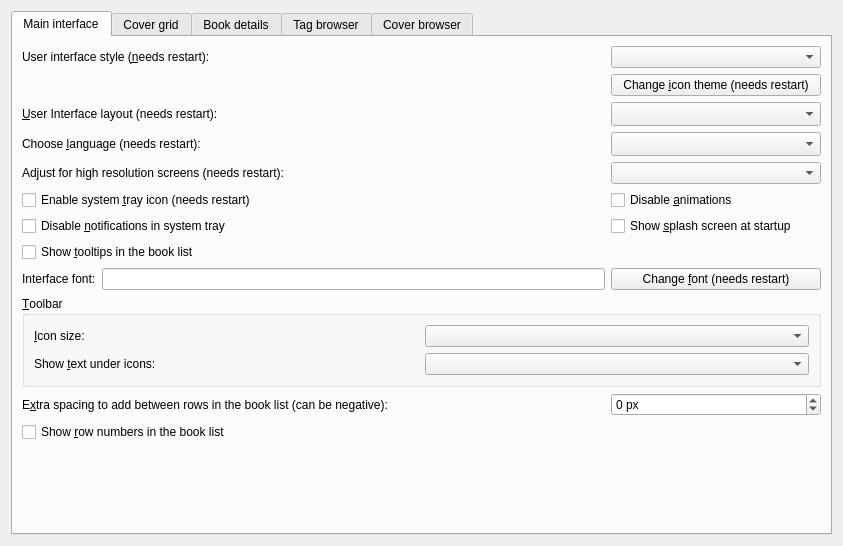
<?xml version="1.0" encoding="UTF-8"?>
<ui version="4.0">
 <class>Form</class>
 <widget class="QWidget" name="Form">
  <property name="geometry">
   <rect>
    <x>0</x>
    <y>0</y>
    <width>843</width>
    <height>546</height>
   </rect>
  </property>
  <property name="windowTitle">
   <string>Form</string>
  </property>
  <layout class="QGridLayout" name="gridLayout_2">
   <item row="0" column="0">
    <widget class="QTabWidget" name="tabWidget">
     <property name="currentIndex">
      <number>0</number>
     </property>
     <widget class="QWidget" name="tab">
      <attribute name="icon">
       <iconset resource="../../../../resources/images.qrc">
        <normaloff>:/images/lt.png</normaloff>:/images/lt.png</iconset>
      </attribute>
      <attribute name="title">
       <string>Main interface</string>
      </attribute>
      <layout class="QGridLayout" name="gridLayout_9">
       <item row="2" column="0">
        <widget class="QLabel" name="label_17">
         <property name="text">
          <string>&amp;User Interface layout (needs restart):</string>
         </property>
         <property name="buddy">
          <cstring>opt_gui_layout</cstring>
         </property>
        </widget>
       </item>
       <item row="10" column="0">
        <widget class="QLabel" name="label_4">
         <property name="text">
          <string>E&amp;xtra spacing to add between rows in the book list (can be negative):</string>
         </property>
         <property name="buddy">
          <cstring>opt_book_list_extra_row_spacing</cstring>
         </property>
        </widget>
       </item>
       <item row="10" column="1">
        <widget class="QSpinBox" name="opt_book_list_extra_row_spacing">
         <property name="suffix">
          <string> px</string>
         </property>
         <property name="minimum">
          <number>-20</number>
         </property>
        </widget>
       </item>
       <item row="9" column="0" colspan="2">
        <widget class="QGroupBox" name="groupBox_2">
         <property name="title">
          <string>&amp;Toolbar</string>
         </property>
         <layout class="QGridLayout" name="gridLayout_8">
          <item row="0" column="1">
           <widget class="QComboBox" name="opt_toolbar_icon_size"/>
          </item>
          <item row="0" column="0">
           <widget class="QLabel" name="label_5">
            <property name="text">
             <string>&amp;Icon size:</string>
            </property>
            <property name="buddy">
             <cstring>opt_toolbar_icon_size</cstring>
            </property>
           </widget>
          </item>
          <item row="1" column="1">
           <widget class="QComboBox" name="opt_toolbar_text"/>
          </item>
          <item row="1" column="0">
           <widget class="QLabel" name="label_8">
            <property name="text">
             <string>Show &amp;text under icons:</string>
            </property>
            <property name="buddy">
             <cstring>opt_toolbar_text</cstring>
            </property>
           </widget>
          </item>
         </layout>
        </widget>
       </item>
       <item row="0" column="1">
        <widget class="QComboBox" name="opt_ui_style"/>
       </item>
       <item row="8" column="1">
        <widget class="QPushButton" name="change_font_button">
         <property name="text">
          <string>Change &amp;font (needs restart)</string>
         </property>
        </widget>
       </item>
       <item row="2" column="1">
        <widget class="QComboBox" name="opt_gui_layout">
         <property name="maximumSize">
          <size>
           <width>250</width>
           <height>16777215</height>
          </size>
         </property>
         <property name="sizeAdjustPolicy">
          <enum>QComboBox::AdjustToMinimumContentsLengthWithIcon</enum>
         </property>
         <property name="minimumContentsLength">
          <number>20</number>
         </property>
        </widget>
       </item>
       <item row="7" column="0">
        <widget class="QCheckBox" name="opt_book_list_tooltips">
         <property name="text">
          <string>Show &amp;tooltips in the book list</string>
         </property>
        </widget>
       </item>
       <item row="12" column="0">
        <spacer name="verticalSpacer_3">
         <property name="orientation">
          <enum>Qt::Vertical</enum>
         </property>
         <property name="sizeHint" stdset="0">
          <size>
           <width>20</width>
           <height>40</height>
          </size>
         </property>
        </spacer>
       </item>
       <item row="5" column="0">
        <widget class="QCheckBox" name="opt_systray_icon">
         <property name="text">
          <string>Enable system &amp;tray icon (needs restart)</string>
         </property>
        </widget>
       </item>
       <item row="3" column="0">
        <widget class="QLabel" name="label_7">
         <property name="text">
          <string>Choose &amp;language (needs restart):</string>
         </property>
         <property name="buddy">
          <cstring>opt_language</cstring>
         </property>
        </widget>
       </item>
       <item row="8" column="0">
        <layout class="QHBoxLayout" name="horizontalLayout">
         <item>
          <widget class="QLabel" name="label_2">
           <property name="text">
            <string>Interface font:</string>
           </property>
           <property name="buddy">
            <cstring>font_display</cstring>
           </property>
          </widget>
         </item>
         <item>
          <widget class="QLineEdit" name="font_display">
           <property name="readOnly">
            <bool>true</bool>
           </property>
          </widget>
         </item>
        </layout>
       </item>
       <item row="1" column="0">
        <widget class="QLabel" name="icon_theme">
         <property name="text">
          <string/>
         </property>
        </widget>
       </item>
       <item row="6" column="0">
        <widget class="QCheckBox" name="opt_disable_tray_notification">
         <property name="text">
          <string>Disable &amp;notifications in system tray</string>
         </property>
        </widget>
       </item>
       <item row="3" column="1">
        <widget class="QComboBox" name="opt_language">
         <property name="sizeAdjustPolicy">
          <enum>QComboBox::AdjustToMinimumContentsLengthWithIcon</enum>
         </property>
         <property name="minimumContentsLength">
          <number>20</number>
         </property>
        </widget>
       </item>
       <item row="0" column="0">
        <widget class="QLabel" name="label_widget_style">
         <property name="text">
          <string>User interface style (&amp;needs restart):</string>
         </property>
         <property name="buddy">
          <cstring>opt_ui_style</cstring>
         </property>
        </widget>
       </item>
       <item row="5" column="1">
        <widget class="QCheckBox" name="opt_disable_animations">
         <property name="toolTip">
          <string>Disable all animations. Useful if you have a slow/old computer.</string>
         </property>
         <property name="text">
          <string>Disable &amp;animations</string>
         </property>
        </widget>
       </item>
       <item row="6" column="1">
        <widget class="QCheckBox" name="opt_show_splash_screen">
         <property name="text">
          <string>Show &amp;splash screen at startup</string>
         </property>
        </widget>
       </item>
       <item row="1" column="1">
        <widget class="QPushButton" name="icon_theme_button">
         <property name="text">
          <string>Change &amp;icon theme (needs restart)</string>
         </property>
        </widget>
       </item>
       <item row="11" column="0">
        <widget class="QCheckBox" name="opt_row_numbers_in_book_list">
         <property name="text">
          <string>Show &amp;row numbers in the book list</string>
         </property>
        </widget>
       </item>
       <item row="4" column="0">
        <widget class="QLabel" name="label_hidpi">
         <property name="text">
          <string>Adjust for high resolution screens (needs restart):</string>
         </property>
        </widget>
       </item>
       <item row="4" column="1">
        <widget class="QComboBox" name="opt_hidpi">
         <property name="toolTip">
          <string>&lt;p&gt;Whether to automatically adjust the calibre user interface for high resolution (high DPI) monitors. There are three possible values:&lt;/p&gt;

&lt;ul&gt;
&lt;li&gt;&lt;b&gt;Automatic&lt;/b&gt;: Adjust the user interface if a high resolution monitor is detected. Will respect Qt environment variables controlling high DPI behavior. So if you use the environment variable QT_AUTO_SCREEN_SCALE_FACTOR then it will be used instead of this setting.&lt;/li&gt;

&lt;li&gt;&lt;b&gt;On&lt;/b&gt;: Same as &quot;Automatic&quot;, but ignores Qt environment variables controlling high dpi behavior.&lt;/li&gt;

&lt;li&gt;&lt;b&gt;Off&lt;/b&gt;: Do not adjust the user interface, regardless of Qt environment variables.&lt;/li&gt;
&lt;/ul&gt;</string>
         </property>
        </widget>
       </item>
      </layout>
     </widget>
     <widget class="QWidget" name="cover_grid_tab">
      <attribute name="icon">
       <iconset resource="../../../../resources/images.qrc">
        <normaloff>:/images/grid.png</normaloff>:/images/grid.png</iconset>
      </attribute>
      <attribute name="title">
       <string>Cover grid</string>
      </attribute>
      <layout class="QVBoxLayout" name="verticalLayout">
       <item>
        <widget class="QTabWidget" name="tabWidget_2">
         <property name="tabPosition">
          <enum>QTabWidget::West</enum>
         </property>
         <property name="currentIndex">
          <number>0</number>
         </property>
         <widget class="QWidget" name="tab_5">
          <attribute name="title">
           <string>Layout</string>
          </attribute>
          <layout class="QFormLayout" name="formLayout_2">
           <item row="0" column="0" colspan="2">
            <widget class="QLabel" name="label_19">
             <property name="text">
              <string>Control the Cover grid view. You can enable this view by clicking the "Cover grid" button in the bottom right corner of the main calibre window.</string>
             </property>
             <property name="wordWrap">
              <bool>true</bool>
             </property>
            </widget>
           </item>
           <item row="3" column="1">
            <spacer name="verticalSpacer_6">
             <property name="orientation">
              <enum>Qt::Vertical</enum>
             </property>
             <property name="sizeType">
              <enum>QSizePolicy::Fixed</enum>
             </property>
             <property name="sizeHint" stdset="0">
              <size>
               <width>20</width>
               <height>10</height>
              </size>
             </property>
            </spacer>
           </item>
           <item row="5" column="0">
            <widget class="QLabel" name="label_14">
             <property name="text">
              <string>Field to show &amp;under the covers:</string>
             </property>
             <property name="buddy">
              <cstring>opt_field_under_covers_in_grid</cstring>
             </property>
            </widget>
           </item>
           <item row="5" column="1">
            <widget class="QComboBox" name="opt_field_under_covers_in_grid"/>
           </item>
           <item row="6" column="0">
            <widget class="QLabel" name="label_16">
             <property name="text">
              <string>&amp;Spacing between covers:</string>
             </property>
             <property name="buddy">
              <cstring>opt_cover_grid_spacing</cstring>
             </property>
            </widget>
           </item>
           <item row="6" column="1">
            <widget class="QDoubleSpinBox" name="opt_cover_grid_spacing">
             <property name="toolTip">
              <string>The spacing between covers. A value of zero means calculate automatically based on cover size.</string>
             </property>
             <property name="specialValueText">
              <string>Automatic</string>
             </property>
             <property name="suffix">
              <string> cm</string>
             </property>
             <property name="decimals">
              <number>2</number>
             </property>
             <property name="singleStep">
              <double>0.100000000000000</double>
             </property>
            </widget>
           </item>
           <item row="7" column="0" colspan="2">
            <widget class="QGroupBox" name="cg_background_box">
             <property name="title">
              <string>Background for the Cover grid</string>
             </property>
             <layout class="QGridLayout" name="gridLayout_5"/>
            </widget>
           </item>
           <item row="10" column="0" colspan="2">
            <widget class="QGroupBox" name="groupBox_4">
             <property name="title">
              <string>Cover size</string>
             </property>
             <layout class="QGridLayout" name="gridLayout_4">
              <item row="0" column="0" colspan="5">
               <widget class="QLabel" name="label_20">
                <property name="text">
                 <string>By default, calibre chooses a cover size based on your computer's screen size. You can change the cover size here:</string>
                </property>
                <property name="wordWrap">
                 <bool>true</bool>
                </property>
               </widget>
              </item>
              <item row="3" column="0" colspan="5">
               <widget class="QLabel" name="cover_grid_aspect_ratio">
                <property name="text">
                 <string/>
                </property>
               </widget>
              </item>
              <item row="1" column="0">
               <widget class="QLabel" name="label_11">
                <property name="text">
                 <string>Cover &amp;width: </string>
                </property>
                <property name="buddy">
                 <cstring>opt_cover_grid_width</cstring>
                </property>
               </widget>
              </item>
              <item row="1" column="1">
               <widget class="QDoubleSpinBox" name="opt_cover_grid_width">
                <property name="toolTip">
                 <string>The width of displayed covers.
A value of zero means calculate automatically.</string>
                </property>
                <property name="specialValueText">
                 <string>Automatic</string>
                </property>
                <property name="suffix">
                 <string> cm</string>
                </property>
                <property name="decimals">
                 <number>1</number>
                </property>
               </widget>
              </item>
              <item row="1" column="2">
               <widget class="QPushButton" name="cover_grid_larger_cover">
                <property name="toolTip">
                 <string>Make the covers larger, maintaining current aspect ratio.</string>
                </property>
                <property name="text">
                 <string>&amp;Larger covers</string>
                </property>
                <property name="icon">
                 <iconset resource="../../../../resources/images.qrc">
                  <normaloff>:/images/plus.png</normaloff>:/images/plus.png</iconset>
                </property>
               </widget>
              </item>
              <item row="2" column="0">
               <widget class="QLabel" name="label_12">
                <property name="text">
                 <string>Cover &amp;height: </string>
                </property>
                <property name="buddy">
                 <cstring>opt_cover_grid_height</cstring>
                </property>
               </widget>
              </item>
              <item row="2" column="1">
               <widget class="QDoubleSpinBox" name="opt_cover_grid_height">
                <property name="toolTip">
                 <string>The height of displayed covers.
A value of zero means calculate automatically.</string>
                </property>
                <property name="specialValueText">
                 <string>Automatic</string>
                </property>
                <property name="suffix">
                 <string> cm</string>
                </property>
                <property name="decimals">
                 <number>1</number>
                </property>
               </widget>
              </item>
              <item row="2" column="2">
               <widget class="QPushButton" name="cover_grid_smaller_cover">
                <property name="toolTip">
                 <string>Make the covers smaller, maintaining current aspect ratio.</string>
                </property>
                <property name="text">
                 <string>&amp;Smaller covers</string>
                </property>
                <property name="icon">
                 <iconset resource="../../../../resources/images.qrc">
                  <normaloff>:/images/minus.png</normaloff>:/images/minus.png</iconset>
                </property>
               </widget>
              </item>
              <item row="1" column="3" rowspan="2">
               <widget class="QPushButton" name="cover_grid_reset_size">
                <property name="toolTip">
                 <string>Reset size to automatic</string>
                </property>
                <property name="text">
                 <string>&amp;Reset size</string>
                </property>
               </widget>
              </item>
              <item row="1" column="4">
               <spacer name="horizontalSpacer_4">
                <property name="orientation">
                 <enum>Qt::Horizontal</enum>
                </property>
                <property name="sizeHint" stdset="0">
                 <size>
                  <width>40</width>
                  <height>20</height>
                 </size>
                </property>
               </spacer>
              </item>
             </layout>
            </widget>
           </item>
           <item row="11" column="1">
            <widget class="QSpinBox" name="opt_emblem_size">
             <property name="suffix">
              <string> px</string>
             </property>
             <property name="minimum">
              <number>16</number>
             </property>
             <property name="maximum">
              <number>1000</number>
             </property>
            </widget>
           </item>
           <item row="11" column="0">
            <widget class="QLabel" name="label_21">
             <property name="text">
              <string>Size of the emblems (if any) shown &amp;next to the covers: </string>
             </property>
             <property name="buddy">
              <cstring>opt_emblem_size</cstring>
             </property>
            </widget>
           </item>
           <item row="4" column="0" colspan="2">
            <widget class="QCheckBox" name="opt_cover_grid_show_title">
             <property name="text">
              <string>Show a field (such as title) &amp;under the covers</string>
             </property>
            </widget>
           </item>
           <item row="12" column="0">
            <widget class="QLabel" name="label_22">
             <property name="text">
              <string>&amp;Location of the emblems shown next to the covers:</string>
             </property>
             <property name="buddy">
              <cstring>opt_emblem_position</cstring>
             </property>
            </widget>
           </item>
           <item row="12" column="1">
            <widget class="QComboBox" name="opt_emblem_position"/>
           </item>
          </layout>
         </widget>
         <widget class="QWidget" name="emblems_tab">
          <attribute name="title">
           <string>Emblems</string>
          </attribute>
         </widget>
         <widget class="QWidget" name="tab_6">
          <attribute name="title">
           <string>Performance</string>
          </attribute>
          <layout class="QVBoxLayout" name="verticalLayout_2">
           <item>
            <widget class="QGroupBox" name="groupBox_3">
             <property name="title">
              <string>Caching of covers for improved performance</string>
             </property>
             <layout class="QGridLayout" name="gridLayout">
              <item row="2" column="2">
               <widget class="QSpinBox" name="opt_cover_grid_disk_cache_size">
                <property name="specialValueText">
                 <string>Disable</string>
                </property>
                <property name="suffix">
                 <string> MB</string>
                </property>
                <property name="minimum">
                 <number>100</number>
                </property>
                <property name="singleStep">
                 <number>100</number>
                </property>
               </widget>
              </item>
              <item row="3" column="1">
               <widget class="QPushButton" name="cover_grid_open_cache">
                <property name="text">
                 <string>Open cache directory</string>
                </property>
               </widget>
              </item>
              <item row="1" column="3">
               <spacer name="horizontalSpacer_5">
                <property name="orientation">
                 <enum>Qt::Horizontal</enum>
                </property>
                <property name="sizeHint" stdset="0">
                 <size>
                  <width>40</width>
                  <height>20</height>
                 </size>
                </property>
               </spacer>
              </item>
              <item row="0" column="0" colspan="5">
               <widget class="QLabel" name="label_13">
                <property name="text">
                 <string>There are two kinds of caches that calibre uses to improve performance when rendering covers in the grid view. A disk cache that is kept on your hard disk and stores the cover thumbnails and an in memory cache used to ensure flicker free rendering of covers. For best results, keep the memory cache small and the disk cache large, unless you have a lot of extra RAM in your computer and don't mind it being used by the memory cache.</string>
                </property>
                <property name="wordWrap">
                 <bool>true</bool>
                </property>
               </widget>
              </item>
              <item row="2" column="3" colspan="2">
               <widget class="QLabel" name="cover_grid_current_disk_cache">
                <property name="text">
                 <string/>
                </property>
               </widget>
              </item>
              <item row="3" column="2" colspan="3">
               <spacer name="horizontalSpacer_3">
                <property name="orientation">
                 <enum>Qt::Horizontal</enum>
                </property>
                <property name="sizeHint" stdset="0">
                 <size>
                  <width>310</width>
                  <height>20</height>
                 </size>
                </property>
               </spacer>
              </item>
              <item row="1" column="0" colspan="2">
               <widget class="QLabel" name="label_15">
                <property name="text">
                 <string>Number of screenfulls of covers to cache in &amp;memory (keep this small):</string>
                </property>
                <property name="buddy">
                 <cstring>opt_cover_grid_cache_size_multiple</cstring>
                </property>
               </widget>
              </item>
              <item row="2" column="0" colspan="2">
               <widget class="QLabel" name="label_18">
                <property name="text">
                 <string>Maximum amount of disk space to use for caching thumbnails: </string>
                </property>
               </widget>
              </item>
              <item row="3" column="0">
               <widget class="QPushButton" name="cover_grid_empty_cache">
                <property name="text">
                 <string>Empty disk cache</string>
                </property>
               </widget>
              </item>
              <item row="1" column="2">
               <widget class="QSpinBox" name="opt_cover_grid_cache_size_multiple">
                <property name="toolTip">
                 <string>The maximum number of screenfulls of thumbnails to keep in memory. Increasing this will make rendering faster, at the cost of more memory usage. Note that regardless of this setting, a minimum of one hundred thumbnails are always kept in memory, to ensure flicker free rendering.</string>
                </property>
                <property name="minimum">
                 <number>2</number>
                </property>
                <property name="maximum">
                 <number>100</number>
                </property>
               </widget>
              </item>
              <item row="4" column="1">
               <spacer name="verticalSpacer_2">
                <property name="orientation">
                 <enum>Qt::Vertical</enum>
                </property>
                <property name="sizeHint" stdset="0">
                 <size>
                  <width>20</width>
                  <height>40</height>
                 </size>
                </property>
               </spacer>
              </item>
             </layout>
            </widget>
           </item>
          </layout>
         </widget>
        </widget>
       </item>
      </layout>
     </widget>
     <widget class="QWidget" name="tab_4">
      <attribute name="icon">
       <iconset resource="../../../../resources/images.qrc">
        <normaloff>:/images/book.png</normaloff>:/images/book.png</iconset>
      </attribute>
      <attribute name="title">
       <string>Book details</string>
      </attribute>
      <layout class="QGridLayout" name="gridLayout_12">
       <item row="3" column="1">
        <widget class="QLabel" name="label_3">
         <property name="text">
          <string>Note that &lt;b&gt;comments&lt;/b&gt; will always be displayed at the end, regardless of the position you assign here.</string>
         </property>
         <property name="wordWrap">
          <bool>true</bool>
         </property>
        </widget>
       </item>
       <item row="3" column="0" rowspan="2">
        <widget class="QGroupBox" name="groupBox">
         <property name="title">
          <string>Select displayed metadata</string>
         </property>
         <layout class="QGridLayout" name="gridLayout_3">
          <item row="0" column="1">
           <widget class="QToolButton" name="df_up_button">
            <property name="toolTip">
             <string>Move up</string>
            </property>
            <property name="icon">
             <iconset resource="../../../../resources/images.qrc">
              <normaloff>:/images/arrow-up.png</normaloff>:/images/arrow-up.png</iconset>
            </property>
           </widget>
          </item>
          <item row="2" column="1">
           <widget class="QToolButton" name="df_down_button">
            <property name="toolTip">
             <string>Move down</string>
            </property>
            <property name="icon">
             <iconset resource="../../../../resources/images.qrc">
              <normaloff>:/images/arrow-down.png</normaloff>:/images/arrow-down.png</iconset>
            </property>
           </widget>
          </item>
          <item row="0" column="0" rowspan="3">
           <widget class="QListView" name="field_display_order">
            <property name="alternatingRowColors">
             <bool>true</bool>
            </property>
           </widget>
          </item>
          <item row="1" column="1">
           <spacer name="verticalSpacer_5">
            <property name="orientation">
             <enum>Qt::Vertical</enum>
            </property>
            <property name="sizeHint" stdset="0">
             <size>
              <width>20</width>
              <height>40</height>
             </size>
            </property>
           </spacer>
          </item>
         </layout>
        </widget>
       </item>
       <item row="1" column="0" colspan="2">
        <layout class="QHBoxLayout">
         <item>
          <widget class="QCheckBox" name="opt_bd_show_cover">
           <property name="text">
            <string>Show &amp;cover in the Book details panel</string>
           </property>
          </widget>
         </item>
         <item>
          <widget class="QCheckBox" name="opt_bd_overlay_cover_size">
           <property name="toolTip">
            <string>Show the size of the book's cover in pixels</string>
           </property>
           <property name="text">
            <string>Show cover &amp;size</string>
           </property>
          </widget>
         </item>
         <item>
          <widget class="QCheckBox" name="opt_use_roman_numerals_for_series_number">
           <property name="text">
            <string>Use &amp;Roman numerals for series</string>
           </property>
           <property name="checked">
            <bool>true</bool>
           </property>
          </widget>
         </item>
         <item>
          <spacer name="horizontalSpacer_bd1">
           <property name="orientation">
            <enum>Qt::Horizontal</enum>
           </property>
           <property name="sizeHint" stdset="0">
            <size>
             <width>20</width>
             <height>0</height>
            </size>
           </property>
          </spacer>
         </item>
        </layout>
       </item>
       <item row="0" column="0" colspan="2">
        <layout class="QHBoxLayout">
         <item>
          <widget class="QLabel" name="label">
           <property name="text">
            <string>Default author &amp;link template:</string>
           </property>
           <property name="buddy">
            <cstring>opt_default_author_link</cstring>
           </property>
          </widget>
         </item>
         <item>
          <widget class="QLineEdit" name="opt_default_author_link">
           <property name="toolTip">
            <string>&lt;p&gt;Enter a template to be used to create a link for
an author in the books information dialog. This template will
be used when no link has been provided for the author using
Manage Authors. You can use the values {author} and
{author_sort}, and any template function.</string>
           </property>
          </widget>
         </item>
         <item>
          <widget class="QPushButton" name="search_library_for_author_button">
           <property name="toolTip">
            <string>Search the calibre library for the author, instead of opening a link</string>
           </property>
           <property name="text">
            <string>Search &amp;calibre library for author</string>
           </property>
          </widget>
         </item>
        </layout>
       </item>
       <item row="2" column="0" colspan="2">
        <widget class="QPushButton" name="id_links_button">
         <property name="text">
          <string>Create rules to convert &amp;identifiers into links</string>
         </property>
        </widget>
       </item>
      </layout>
     </widget>
     <widget class="QWidget" name="tab_2">
      <attribute name="icon">
       <iconset resource="../../../../resources/images.qrc">
        <normaloff>:/images/tags.png</normaloff>:/images/tags.png</iconset>
      </attribute>
      <attribute name="title">
       <string>Tag browser</string>
      </attribute>
      <layout class="QFormLayout" name="formLayout">
       <property name="fieldGrowthPolicy">
        <enum>QFormLayout::ExpandingFieldsGrow</enum>
       </property>
       <item row="2" column="0">
        <widget class="QLabel" name="label_10">
         <property name="text">
          <string>Co&amp;llapse when more items than:</string>
         </property>
         <property name="buddy">
          <cstring>opt_tags_browser_collapse_at</cstring>
         </property>
        </widget>
       </item>
       <item row="2" column="1">
        <widget class="QSpinBox" name="opt_tags_browser_collapse_at">
         <property name="toolTip">
          <string>If a Tag browser category has more than this number of items, it is divided
up into subcategories. If the partition method is set to disable, this value is ignored.</string>
         </property>
         <property name="maximum">
          <number>10000</number>
         </property>
        </widget>
       </item>
       <item row="3" column="0">
        <widget class="QLabel" name="label_8111">
         <property name="text">
          <string>Categories &amp;not to partition:</string>
         </property>
         <property name="buddy">
          <cstring>opt_tag_browser_dont_collapse</cstring>
         </property>
        </widget>
       </item>
       <item row="3" column="1">
        <widget class="EditWithComplete" name="opt_tag_browser_dont_collapse">
         <property name="sizePolicy">
          <sizepolicy hsizetype="Expanding" vsizetype="Fixed">
           <horstretch>0</horstretch>
           <verstretch>0</verstretch>
          </sizepolicy>
         </property>
         <property name="toolTip">
          <string>A comma-separated list of categories that are not to
be partitioned even if the number of items is larger than
the value shown above. This option can be used to
avoid collapsing hierarchical categories that have only
a few top-level elements.</string>
         </property>
        </widget>
       </item>
       <item row="5" column="0">
        <widget class="QLabel" name="label_81">
         <property name="text">
          <string>Categories with &amp;hierarchical items:</string>
         </property>
         <property name="buddy">
          <cstring>opt_categories_using_hierarchy</cstring>
         </property>
        </widget>
       </item>
       <item row="5" column="1">
        <widget class="EditWithComplete" name="opt_categories_using_hierarchy">
         <property name="sizePolicy">
          <sizepolicy hsizetype="Expanding" vsizetype="Fixed">
           <horstretch>0</horstretch>
           <verstretch>0</verstretch>
          </sizepolicy>
         </property>
         <property name="toolTip">
          <string>A comma-separated list of categories in which items containing
periods are displayed in the tag browser trees. For example, if
this box contains 'tags' then tags of the form 'Mystery.English'
and 'Mystery.Thriller' will be displayed with English and Thriller
both under 'Mystery'. If 'tags' is not in this box,
then the tags will be displayed each on their own line.</string>
         </property>
        </widget>
       </item>
       <item row="8" column="0" colspan="2">
        <widget class="QCheckBox" name="opt_tag_browser_old_look">
         <property name="text">
          <string>Use &amp;alternating row colors in the Tag browser</string>
         </property>
        </widget>
       </item>
       <item row="9" column="0" colspan="2">
        <widget class="QCheckBox" name="opt_tag_browser_hide_empty_categories">
         <property name="toolTip">
          <string>When checked, calibre will automatically hide any category
 (a column, custom or standard) that has no items to show. For example, some
 categories might not have values when using virtual libraries. Checking this
 box will cause these empty categories to be hidden.</string>
         </property>
         <property name="text">
          <string>Hi&amp;de empty categories (columns) in the Tag browser</string>
         </property>
        </widget>
       </item>
       <item row="1" column="1">
        <widget class="QComboBox" name="opt_tags_browser_partition_method">
         <property name="toolTip">
          <string>Choose how Tag browser subcategories are displayed when
there are more items than the limit. Select by first
letter to see an A, B, C list. Choose partitioned to
have a list of fixed-sized groups. Set to disabled
if you never want subcategories</string>
         </property>
        </widget>
       </item>
       <item row="1" column="0">
        <widget class="QLabel" name="label_9">
         <property name="text">
          <string>&amp;Tag browser category partitioning method:</string>
         </property>
         <property name="buddy">
          <cstring>opt_tags_browser_partition_method</cstring>
         </property>
        </widget>
       </item>
       <item row="6" column="0">
        <widget class="QCheckBox" name="opt_show_avg_rating">
         <property name="text">
          <string>Show &amp;average ratings in the Tag browser</string>
         </property>
         <property name="checked">
          <bool>true</bool>
         </property>
        </widget>
       </item>
       <item row="7" column="0" colspan="2">
        <widget class="QCheckBox" name="opt_tag_browser_show_counts">
         <property name="toolTip">
          <string>Show counts for items in the Tag browser. Such as the number of books
by each author, the number of authors, etc. If you turn it off, you can still
see the counts by hovering your mouse over any item.</string>
         </property>
         <property name="text">
          <string>Show &amp;counts in the Tag browser</string>
         </property>
        </widget>
       </item>
      </layout>
     </widget>
     <widget class="QWidget" name="tab_3">
      <attribute name="icon">
       <iconset resource="../../../../resources/images.qrc">
        <normaloff>:/images/cover_flow.png</normaloff>:/images/cover_flow.png</iconset>
      </attribute>
      <attribute name="title">
       <string>Cover browser</string>
      </attribute>
      <layout class="QGridLayout" name="gridLayout_11">
       <item row="5" column="1">
        <widget class="QLineEdit" name="opt_cover_browser_title_template">
         <property name="toolTip">
          <string>The template used to generate the text below the covers. Uses the same syntax as save templates. Defaults to just the book title. Note that this setting is per-library, which means that you have to set it again for every different calibre library you use.</string>
         </property>
        </widget>
       </item>
       <item row="1" column="0">
        <widget class="QLabel" name="label_6">
         <property name="text">
          <string>&amp;Number of covers to show in browse mode (needs restart):</string>
         </property>
         <property name="buddy">
          <cstring>opt_cover_flow_queue_length</cstring>
         </property>
        </widget>
       </item>
       <item row="9" column="0" colspan="2">
        <spacer name="verticalSpacer_4">
         <property name="orientation">
          <enum>Qt::Vertical</enum>
         </property>
         <property name="sizeHint" stdset="0">
          <size>
           <width>690</width>
           <height>283</height>
          </size>
         </property>
        </spacer>
       </item>
       <item row="5" column="0">
        <widget class="QLabel" name="label_23">
         <property name="text">
          <string>&amp;Template for caption:</string>
         </property>
         <property name="buddy">
          <cstring>opt_cover_browser_title_template</cstring>
         </property>
        </widget>
       </item>
       <item row="5" column="2">
        <widget class="QPushButton" name="cover_browser_title_template_button">
         <property name="text">
          <string>Template editor</string>
         </property>
        </widget>
       </item>
       <item row="1" column="1" colspan="2">
        <widget class="QSpinBox" name="opt_cover_flow_queue_length"/>
       </item>
       <item row="7" column="0" colspan="3">
        <widget class="QCheckBox" name="opt_cb_fullscreen">
         <property name="text">
          <string>When showing the Cover browser in a separate window, show it &amp;fullscreen</string>
         </property>
        </widget>
       </item>
       <item row="0" column="0" colspan="3">
        <widget class="QCheckBox" name="opt_separate_cover_flow">
         <property name="text">
          <string>Show Cover &amp;browser in a separate window (needs restart)</string>
         </property>
        </widget>
       </item>
       <item row="3" column="0" colspan="3">
        <widget class="QCheckBox" name="opt_cb_preserve_aspect_ratio">
         <property name="toolTip">
          <string>Show covers in their original aspect ratio instead of resizing
them to all have the same width and height</string>
         </property>
         <property name="text">
          <string>Preserve &amp;aspect ratio of covers displayed in the Cover browser</string>
         </property>
        </widget>
       </item>
       <item row="2" column="0" colspan="3">
        <widget class="QCheckBox" name="opt_cover_browser_reflections">
         <property name="text">
          <string>Show &amp;reflections in the Cover browser</string>
         </property>
        </widget>
       </item>
       <item row="8" column="0" colspan="3">
        <widget class="QLabel" name="fs_help_msg">
         <property name="styleSheet">
          <string notr="true">margin-left: 1.5em</string>
         </property>
         <property name="text">
          <string>You can press the %s keys to toggle full screen mode.</string>
         </property>
         <property name="wordWrap">
          <bool>true</bool>
         </property>
        </widget>
       </item>
       <item row="6" column="0">
        <widget class="QLabel" name="label_24">
         <property name="text">
          <string>Fie&amp;ld for sub-title:</string>
         </property>
         <property name="buddy">
          <cstring>opt_cover_browser_subtitle_field</cstring>
         </property>
        </widget>
       </item>
       <item row="6" column="1" colspan="2">
        <widget class="QComboBox" name="opt_cover_browser_subtitle_field"/>
       </item>
      </layout>
     </widget>
    </widget>
   </item>
  </layout>
 </widget>
 <customwidgets>
  <customwidget>
   <class>EditWithComplete</class>
   <extends>QComboBox</extends>
   <header>calibre/gui2/complete2.h</header>
  </customwidget>
 </customwidgets>
 <resources>
  <include location="../../../../resources/images.qrc"/>
 </resources>
 <connections>
  <connection>
   <sender>opt_cover_grid_show_title</sender>
   <signal>toggled(bool)</signal>
   <receiver>opt_field_under_covers_in_grid</receiver>
   <slot>setEnabled(bool)</slot>
   <hints>
    <hint type="sourcelabel">
     <x>75</x>
     <y>102</y>
    </hint>
    <hint type="destinationlabel">
     <x>289</x>
     <y>118</y>
    </hint>
   </hints>
  </connection>
 </connections>
</ui>
